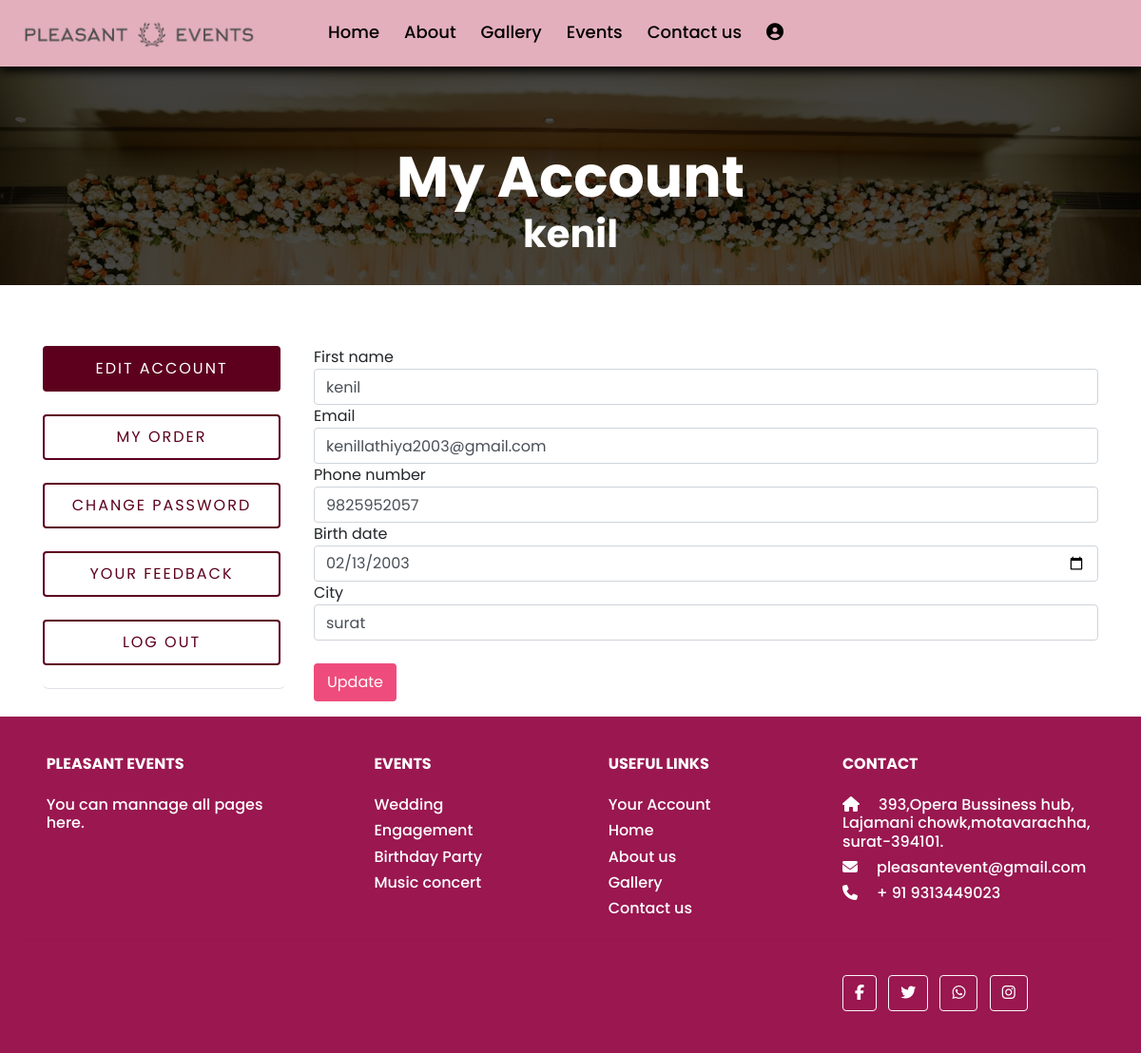
The page /client/myprofile.php (signed in) on the database its author committed.
### tables this page shows
CREATE TABLE `register` (
  `id` int(6) NOT NULL,
  `fname` varchar(30) DEFAULT NULL,
  `email` varchar(40) DEFAULT NULL,
  `phoneno` text DEFAULT NULL,
  `pwd` varchar(20) DEFAULT NULL,
  `bdate` date DEFAULT NULL,
  `city` varchar(25) DEFAULT NULL,
  `question` varchar(50) DEFAULT NULL,
  `ans` varchar(30) DEFAULT NULL
);

### client/myprofile.php (the view, shortened to what this page needs)
<?php
include('includes/header.php');
?>
</head>
<body>
    <?php
    include('navbar.php');
    ?>
    <section class="sec1_contact">
        <div class="container">
            <h1 class="con_h1">My Account
                <p style="font-size:40px;"><?php echo $_SESSION['fname'];
                                            ?></p>
            </h1>
        </div>
    </section>
    <section class="space p-3 pt-5">
    </section>
    <div class="container">
        <section class="section section-lg">
            <div class="shell">
                <div class="range range-lg-center">
                    <div class="cell-lg-11">
                        <div class="tabs-custom tabs-vertical tabs-corporate" id="tabs-2">
                            <div class="row">
                                <div class="col-lg-3 col-sm-12">
                                    <ul class="nav nav-tabs list-group text-center">
                                        <li class="active"><a href="#tabs-2-1" class="btn_desing list-group-item active" data-toggle="tab">Edit Account</a></li><br>
                                        <li><a href="#tabs-2-2" class="btn_desing list-group-item" data-toggle="tab">My Order</a></li><br>
                                        <li><a href="#tabs-2-3" class="btn_desing list-group-item" data-toggle="tab">Change Password</a></li><br>
                                        <li><a href="#fdbk" class="btn_desing list-group-item" data-toggle="tab">Your Feedback</a></li><br>
                                        <li><a href="../logout.php" type="button" class="btn_desing list-group-item">Log out</a></li>
                                         <br>
                                    </ul>
                                </div>
                                <div class="col-lg-9 col-sm-12">
                                    <div class="tab-content">
                                        <div class="tab-pane fade show active" id="tabs-2-1">
                                            <form action="userquery.php" method="POST">
                                                <?php
                                                $rg_id = $_SESSION['fname'];
                                                $query = "SELECT * FROM register WHERE fname='$rg_id' LIMIT 1";
                                                $query_run = mysqli_query($con, $query);
                                                if (mysqli_num_rows($query_run) > 0) {
                                                    foreach ($query_run as $row) {
                                                ?>
                                                        <div class="form-group">
                                                            First name
                                                            <input type="text" name="fname" class="form-control" value="<?php echo $row['fname']; ?>">
                                                            Email
                                                            <input type="email" name="email" class="form-control" value="<?php echo $row['email']; ?>">
                                                            Phone number
                                                            <input type="text" name="phoneno" class="form-control" value="<?php echo $row['phoneno']; ?>">
                                                            Birth date
                                                            <input type="date" name="bdate" id="txtDate" class="form-control" value="<?php echo $row['bdate']; ?>">
                                                            City
                                                            <input type="text" name="city" class="form-control" value="<?php echo $row['city']; ?>"><br>
                                                            <button type="submit" name="updateuser" class="btn btn-primary" id="btn_inlog">Update</button>
                                                        </div>
                                                    <?php
                                                    }
                                                } else {
                                                    ?>
                                                    <tr>
                                                        <td> no record found</td>
                                                    </tr>
                                                <?php
                                                }
                                                ?>
                                            </form>
                                        </div>
                                    </div>
                                </div>
                            </div>
                        </div>
                    </div>
                </div>
            </div>
        </section>
    </div>
    <?php
    include('footer.php');
    ?>
</body>
</html>

### client/css/profilestyle1.css (style rules this page uses)
.sec1_contact { background: linear-gradient(rgba(0, 0, 0, 0.7), rgba(0, 0, 0, 0.7)), url(./p1.jpg); background-repeat: no-repeat; background-size: cover; padding: 150px 100px; height: 200px; padding-top: 150px; }
.con_h1 { font-size: 60px; color: white; font-weight: bold; bottom: 70%; text-align: center; }
* { margin: 0; padding: 0; box-sizing: border-box; font-family: "Poppins", sans-serif; }
.container { padding-left: 500px; }

### client/navbar2.css (style rules this page uses)
* { margin: 0; padding: 0; box-sizing: border-box; text-decoration: none; font-family: 'Poppins', sans-serif; }

### client/includes/header.php (style rules this page uses)
.list-group-item { width: 250px; }
.btn_desing { background: transparent; border: 2px solid #5d001e; color: #5d001e; text-transform: uppercase; font-size: 16px; letter-spacing: 2px; cursor: pointer; padding: 10px 20px; position: relative; transition: 0.2s ease-in-out; text-decoration: none; }
.btn_desing::before { content: ''; position: absolute; inset: 0; background: #5d001e; z-index: -1; clip-path: circle(0% at 50% 50%); transition: 0.7s ease-in-out; }
.list-group-item.active { z-index: 2; color: #fff; background-color: #5d001e; border-color: #5d001e; }
#btn_inlog { background-color: #EE4C7C; color: white; font-style: bold; border: 2px solid #Ee4c7c; }

### rows shown on the page
register: fname "kenil", email "kenillathiya2003@gmail.com", phoneno "9825952057", bdate "02/13/2003", city "surat"

### other values the page prints
$_SESSION['fname'] "kenil"
